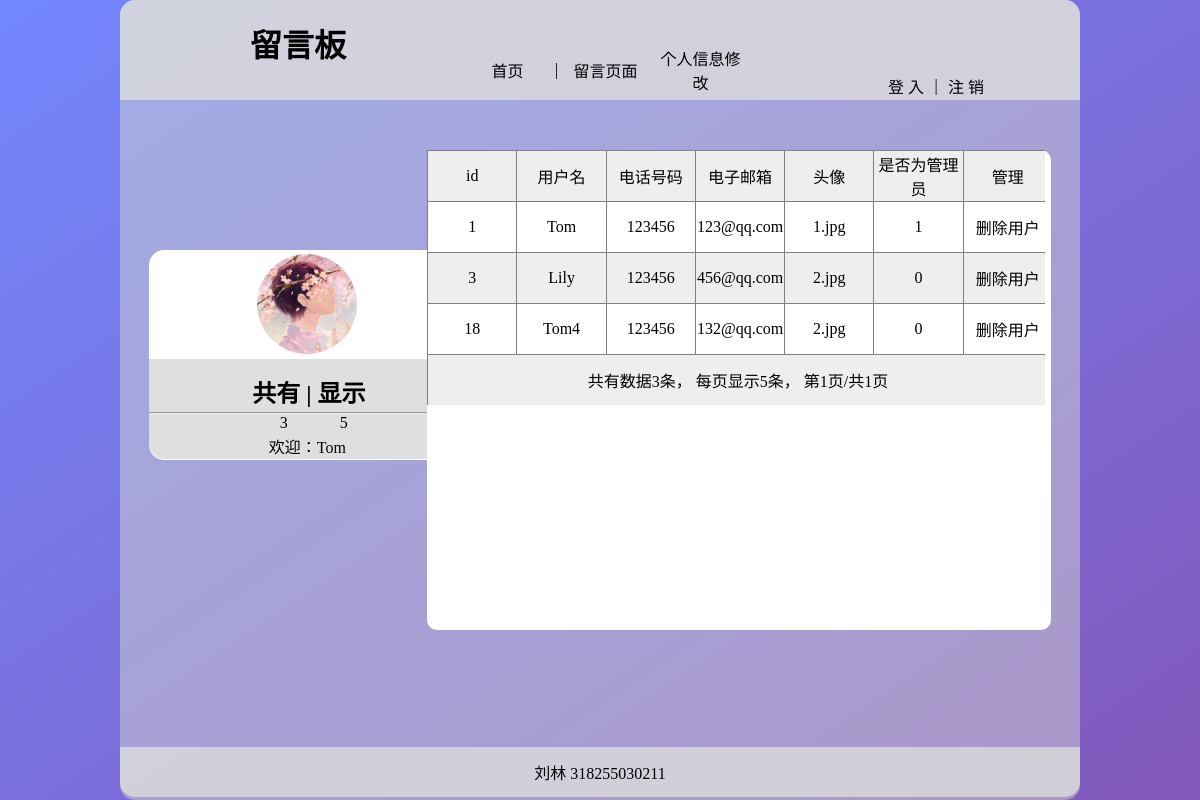
The page /web/usermanage.php (signed in) on the database its author committed.
### tables this page shows
CREATE TABLE `user`  (
  `id` int(255) NOT NULL AUTO_INCREMENT,
  `username` varchar(255) NOT NULL,
  `password` varchar(255) NOT NULL,
  `tel` varchar(11) NULL DEFAULT NULL,
  `ssex` tinyint(1) UNSIGNED ZEROFILL NULL DEFAULT 1,
  `email` varchar(255) NULL DEFAULT NULL,
  `face` varchar(255) NULL DEFAULT NULL,
  `admin` tinyint(255) NOT NULL,
  PRIMARY KEY (`id`) USING BTREE
);

### web/usermanage.php (the view, shortened to what this page needs)
<?php require_once("../coon.php");?>
<?php
$username=$_SESSION['username'];
$face=$_SESSION['face'];
$admin=$_SESSION['admin'];
if($admin==1){
  $sqlnum=mysqli_query($coon, "select count(*) as total from user");
$num=mysqli_fetch_array($sqlnum);
$total=$num['total'];
$pagesize=5;
}
?>
<!DOCTYPE html>
<html>
<head>
	<link rel="stylesheet" type="text/css" href="../css/systyle.css">
</head>
<body>
	<div class="container">
		<div class="top-container">
		<div class="top-text">
					<h1>留言板</h1>
				</div>
			<nav>
				<a href="./adminwelcome.php">首页</a>|
        <a href="./text.php">留言页面</a>
				<a href="./userupdate.php">个人信息修改</a>
			</nav>
			<div class="top-dc">
				<a href="../login.html">登 入</a> | <a href="./logout.php">注 销</a>
			</div>
		</div>
		<div class="left-container">
			<div class="icon1">
				<div><img src="../img/<?php echo $face; ?>" alt="me"></div>
			</div>
			<div class="left-sc">
				<div class="left-wz" style=" text-align: center;">
					<span>
						<h2 style="margin-right: 40px;">共有 | 显示</h2>
					</span>
				</div>
				<div class="left-no" style=" text-align: center;  margin-right: 90px;"">
                    <span><?php echo $total;
                    ?></span>
					<span><?php echo $pagesize; ?></span>
				</div>
				<hr>
				<div class="left-hy">欢迎：<?php echo $username;?></div>
			</div>
		</div>
		<div class="lyb" >
    <table>
  <tbody>
    <tr>
      <td>id</td>
      <td>用户名</td>
      <td>电话号码</td>
      <td>电子邮箱</td>
      <td>头像</td>
      <td>是否为管理员</td>
      <td>管理</td>
    </tr>
    <?php
    if ($total==0) {
        echo "本系统暂无你的任何留言！";
    } else {
        $pagesize=5;
     $pagecount=ceil($total/$pagesize);
      if ((isset($_GET['page']))) {
          $page=intval($_GET['page']);
      } else {
          $page=1;
      }
        $sql=mysqli_query($coon, "select * from user order by ID asc limit ".($page-1)*$pagesize.",$pagesize");
        while ($info=mysqli_fetch_array($sql)) {
            ?>
    <tr>
      <td><?php echo $info['id'] ; ?></td>
      <td><?php echo $info['username'] ; ?></td>
      <td><?php echo $info['password'] ; ?></td>
      <td><?php echo $info['email'];?></td>
      <td><?php echo $info['face']; ?></td>
      <td><?php echo $info['admin'] ; ?></td>
      <td><a href="deluser.php?id=<?php echo $info['id'];?>">删除用户</a></td>
    </tr>
    <?php
        }
    }
    ?>
  </tbody>
</table>
<table width="100%" border="0" cellspacing="1" cellpadding="1">
  <tbody>
    <tr>
      <td>
        共有数据<?php echo $total;?>条，
        每页显示<?php echo $pagesize;?>条，
        第<?php echo $page;?>页/共<?php echo $pagecount;?>页&nbsp;
      </td>
    </tr>
  </tbody>
</table>
</div>
</div>
<div class="down-container">
  <div class="down-text">
    <p>刘林 318255030211</p>
  </div>
</div>
</body>
</html>

### css/systyle.css (style rules this page uses)
* { padding: 0px; margin: 0px; }
a { text-decoration: none; }
a:link { color: rgb(0, 0, 0) }
html { width: 100%; height: 100%; margin-left: auto; margin-right: auto; overflow: hidden; }
body { background-image: linear-gradient(to bottom right,rgb(114,135,254),rgb(130,88,186)); width: 80%; height: 100%; margin-left: auto; margin-right: auto; }
.container { width: 100%; height: 100%; background-color: rgba(211,211,211,0.5); position: relative; border-radius: 15px; margin-right: 10%; }
.top-container { width: 100%; height: 100px; background-color: rgba(220,220,220,0.8); border-radius: 15px 15px 0 0; }
.top-text { width: 300px; position: relative; left: 130px; top: 20px; }
.top-dc { display:flex; align-items: center; text-align: center; width: 10%; position: absolute; left: 80%; justify-content:space-between; position: relative; top: -20px; }
nav { display:flex; align-items: center; text-align: center; width: 30%; justify-content:space-between; position: relative; left: 100px; margin-left: 25%; text-align: center; }
nav a { width: 100px; }
.down-container { width: 80%; height: 50px; background-color: rgba(220,220,220,0.8); border-radius: 0 0 15px 15px ; position: absolute; top: 93.4%; display: flex; align-items: center; margin-left: auto; margin-right: auto; }
.down-text { width: 100%; position: absolute; display: flex; align-items: center; margin-left: auto; margin-right: auto; }
.down-text p { margin-left: auto; margin-right: auto; }
.left-container { width: 300px; height: 210px; background-color: #fff; border-radius: 15px; position: relative; left: 3%; top: 150px; }
.icon1>div>img { height:100px; width:100px; border-radius:50%; position: relative; top: 4px; left: 8px; }
.icon1 { overflow:hidden; }
.icon1>div { float:right; margin-right: 100px; }
.left-sc { width: 300px; height: 100px; background-color: rgba(192,192,192,0.5); border-radius: 0 0 15px 15px; position: relative; top: 5px; }
.left-wz { position: relative; top: 15px; left: 30px; }
.left-no { position: relative; left: 60px; top: 20px; }
.left-hy { position: relative; left: 120px; top: 20px; }
.lyb { width: 65%; height: 480px; background-color: #fff; position: relative; left: 32%; top: -160px; border-radius: 10px; }
table { width: 99%; border-spacing: 0px; border-collapse: collapse; overflow: hidden; }
table th, table td { height: 50px; text-align: center; border: 1px solid gray; }
table tbody { display: block; width: calc(100% + 8px); height: 100%; overflow-y: auto; -webkit-overflow-scrolling: touch; }
table thead tr, table tbody tr, table tfoot tr { box-sizing: border-box; table-layout: fixed; display: table; width: 100%; }
table tbody tr:nth-of-type(odd) { background: #EEE; }
table tbody tr:nth-of-type(even) { background: #FFF; }
table tbody tr td { border-bottom: none; }

### rows shown on the page
user: id "1", username "Tom", password "123456", email "123@qq.com", face "1.jpg", admin "1"
user: id "3", username "Lily", password "123456", email "456@qq.com", face "2.jpg", admin "0"
user: id "18", username "Tom4", password "123456", email "132@qq.com", face "2.jpg", admin "0"

### other values the page prints
$total "3"
$pagesize "5"
$username "Tom"
$page "1"
$pagecount "1"
